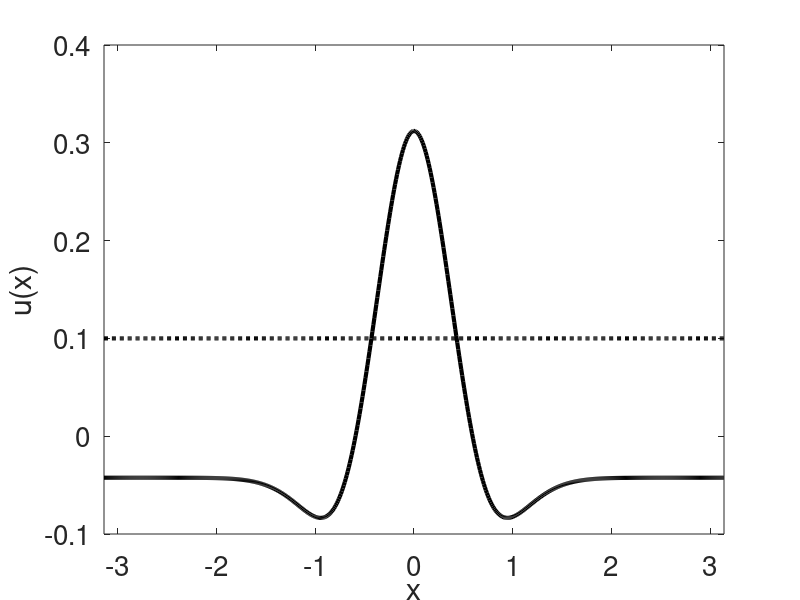

Reproduce this figure in MATLAB.
% This code uses a forward Euler method to simulate a neural field model
% with input.
%
% The integral is computed using the trapezoidal rule (Matlab's 'trapz'
% function).
%
% (c) Weronika Wojtak, Feb 2023

%% cleaning
clear; clc;

%% spatial discretization
L = 1*pi; dx = 0.01; xDim = -L:dx:L; N = numel(xDim);
[X, Y] = meshgrid(xDim); x_shifted = X - Y;

%% temporal discretization
T = 5; dt = 0.01; tDim = 0:dt:T; M = numel(tDim);

%% utils
sigmoid = @(x,beta,theta) 1 ./ (1 + exp(-beta*(x-theta)));
gauss = @(x,mu,sigma) exp(-0.5 * (x-mu).^2 / sigma^2);
w_mex = @(x,A_ex,s_ex,A_in,s_in,g_i) A_ex * exp(-0.5 * (x).^2 / s_ex^2) - A_in * exp(-0.5 * (x).^2 / s_in^2) - g_i;

%% parameters
p(1) = 1;      % A_ex
p(2) = 0.3;    % s_ex
p(3) = 0.4;    % A_inh
p(4) = 0.5;    % s_inh
p(5) = 0.05;   % g_i

theta = 0.1;   % theta
beta = 1000;   % sigmoid steepness
tau = 1;       % time constant

%% set kernel
w = w_mex(x_shifted,p(1),p(2),p(3),p(4),p(5));

%% initial data
u_field =  -theta * ones(1, N);

%% inputs
A_I = 1; sigma_I = 0.2;
Input = zeros(M, N);
I_S = A_I * gauss(xDim, 0, sigma_I);
Input(1/dt:2/dt-1, :) = repmat(I_S,1/dt,1);

%% main loop
for i = 1:M
    f = repmat(sigmoid(u_field, beta, theta),N,1)';
    integral = trapz(xDim, f .* w);
    u_field = u_field + dt/tau * (-u_field + integral + Input(i, :));
    
    if mod(i,50)==0, disp(num2str(i*dt)), end
end

%% plot results
figure
plot(xDim,u_field,'k','linewidth',3), hold on
plot(xDim,theta*ones(1,N),':k','linewidth',3),
xlabel('x'); ylabel('u(x)');
set(gca,  'XLim', [-L L]), set(gca,  'FontSize', 20), hold off



